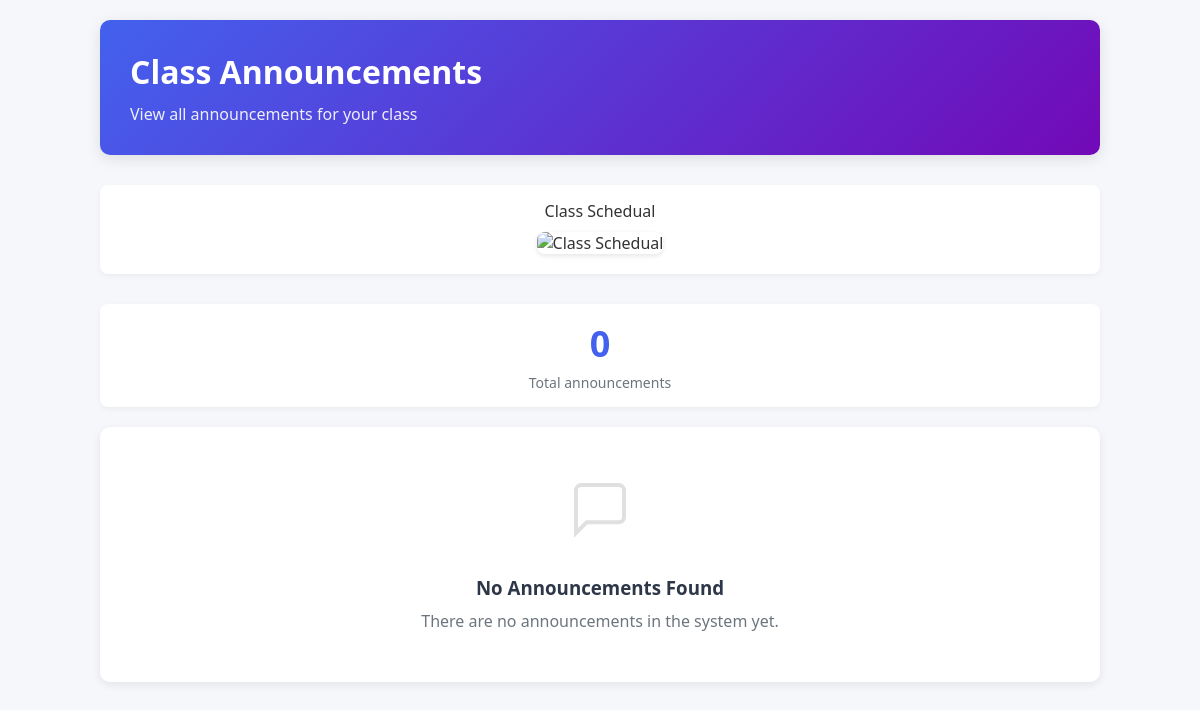
/classes/announcements/, run on an earlier commit of the app's database.
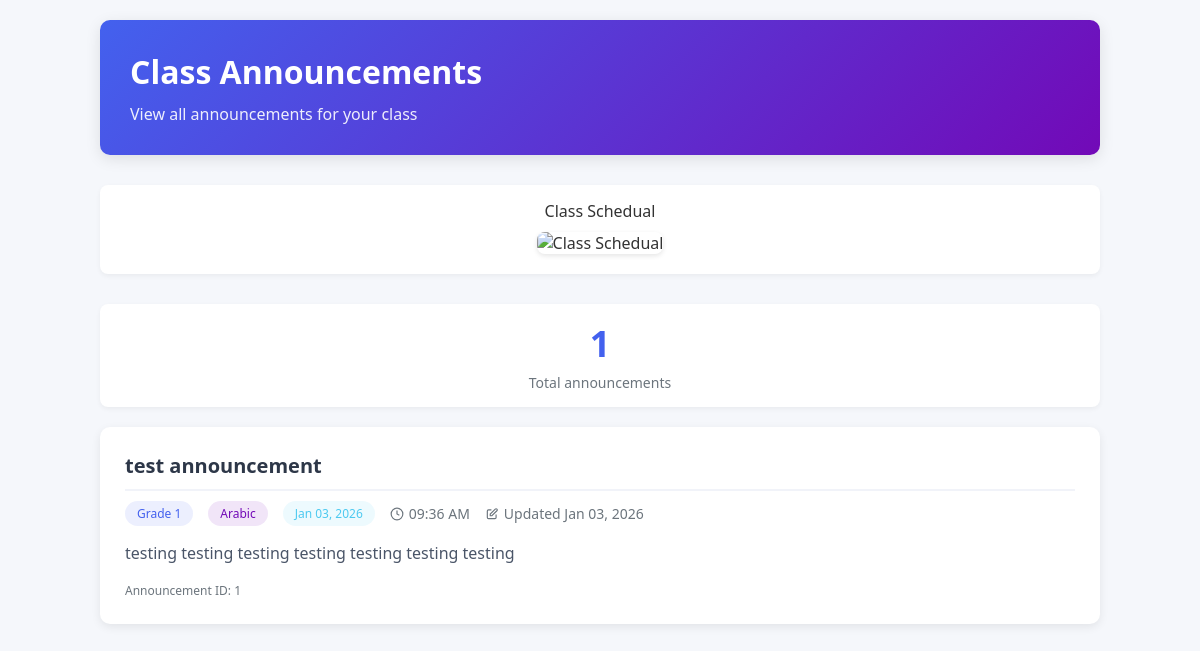
And on a later commit of the database.
### classes/models.py (models this page shows, shortened)
class ClassAnnouncement(models.Model):
    SUBJECTS_CHOICES = [
        ('math', 'Mathematics'),
        ('science', 'Science'),
        ('english', 'English'),
        ('history', 'History'),
        ('geography', 'Geography'),
        ('physics', 'Physics'),
        ('chemistry', 'Chemistry'),
        ('biology', 'Biology'),
        ('french', 'French'),
        ('arabic', 'Arabic'),
        ('art', 'Art'),
        ('music', 'Music'),
        ('pe', 'Physical Education'),
        ('computer', 'Computer Science'),
    ]
    class_related = models.ForeignKey(Class, on_delete=models.CASCADE, related_name='announcements')
    title = models.CharField(max_length=200)
    content = models.TextField()
    published_date = models.DateTimeField(auto_now_add=True)
    updated_at = models.DateTimeField(auto_now=True)
    subject = models.CharField(max_length=50, choices=SUBJECTS_CHOICES)
    class Meta:
        verbose_name = 'Class Announcement'
        verbose_name_plural = 'Class Announcements'

class Class(models.Model):
    name = models.CharField(max_length=100)
    description = models.TextField(blank=True, null=True)
    schedule_image = models.ImageField(upload_to='class_schedules/', blank=True, null=True)
    created_at = models.DateTimeField(auto_now_add=True)
    updated_at = models.DateTimeField(auto_now=True)
    class Meta:
        verbose_name = 'Class'
        verbose_name_plural = 'Classes'

### classes/views.py (the view)
# urls.py: path('announcements/', views.announcements_list, name='class_announcements_list'),
def announcements_list(request):
    user = request.user
    has_student_profile = hasattr(user, 'studentprofile_profile')
    if has_student_profile:
        student_profile = StudentProfile.objects.get(user=user)
        announcements = ClassAnnouncement.objects.select_related('class_related').filter(
            class_related=student_profile.class_level
        ).order_by('-published_date')
        return render(request, 'students/student_announcements_list.html', {
            'announcements': announcements,
            'has_student_profile': True,
            'student_profile': student_profile
        })
    else:
        announcements = ClassAnnouncement.objects.select_related('class_related').all().order_by('-published_date')
        return render(request, 'students/student_announcements_list.html', {
            'announcements': announcements,
            'has_student_profile': False
        })

### templates/students/student_announcements_list.html (shortened to what the changed rows need)
<!DOCTYPE html>
<html>
<head>
</head>
<body>
    <div class="container">
        <div class="header">
            <h1>Class Announcements</h1>
        </div>
        <div class="announcements-count">
            <div class="count-number">{{ announcements|length }}</div>
            <div class="count-label">
                {% if has_student_profile %}
                    Announcements for your class
                {% else %}
                    Total announcements
                {% endif %}
            </div>
        </div>
        <div class="announcements-list">
            {% if announcements %}
                {% for announcement in announcements %}
                <div class="announcement-card">
                    <h2 class="announcement-title">{{ announcement.title }}</h2>
                    <div class="announcement-meta">
                        <div class="meta-item">
                            <span class="badge badge-class">{{ announcement.class_related.name }}</span>
                        </div>
                        <div class="meta-item">
                            <span class="badge badge-subject">{{ announcement.get_subject_display }}</span>
                        </div>
                        <div class="meta-item">
                            <span class="badge badge-date">{{ announcement.published_date|date:"M d, Y" }}</span>
                        </div>
                        <div class="meta-item">
                            <svg style="width: 14px; height: 14px; vertical-align: middle;" viewBox="0 0 24 24" fill="none" stroke="currentColor" stroke-width="2">
                                <circle cx="12" cy="12" r="10"/>
                                <path d="M12 6v6l4 2"/>
                            </svg>
                            {{ announcement.published_date|date:"h:i A" }}
                        </div>
                        {% if announcement.updated_at != announcement.published_date %}
                        <div class="meta-item">
                            <svg style="width: 14px; height: 14px; vertical-align: middle;" viewBox="0 0 24 24" fill="none" stroke="currentColor" stroke-width="2">
                                <path d="M11 5H6a2 2 0 00-2 2v11a2 2 0 002 2h11a2 2 0 002-2v-5m-1.414-9.414a2 2 0 112.828 2.828L11.828 15H9v-2.828l8.586-8.586z"/>
                            </svg>
                            Updated {{ announcement.updated_at|date:"M d, Y" }}
                        </div>
                        {% endif %}
                    </div>
                    <div class="announcement-content">
                        {{ announcement.content|linebreaks }}
                    </div>
                    <div style="font-size: 12px; color: #6c757d; margin-top: 10px;">
                        Announcement ID: {{ announcement.id }}
                    </div>
                </div>
                {% endfor %}
            {% else %}
                <div class="empty-state">
                    <div class="empty-state-icon">
                        <svg style="width: 64px; height: 64px;" viewBox="0 0 24 24" fill="none" stroke="currentColor" stroke-width="1.5">
                            <path d="M21 15a2 2 0 0 1-2 2H7l-4 4V5a2 2 0 0 1 2-2h14a2 2 0 0 1 2 2z"/>
                        </svg>
                    </div>
                    <h3>No Announcements Found</h3>
                    <p>
                        {% if has_student_profile %}
                            There are no announcements for your class yet. Check back later or contact your teacher.
                        {% else %}
                            There are no announcements in the system yet.
                        {% endif %}
                    </p>
                </div>
            {% endif %}
        </div>
    </div>
</body>
</html>

What changed in the data, as far as the page shows it:
added ClassAnnouncement: title "test announcement", class_related.name "Grade 1", subject "Arabic", published_date "Jan 03, 2026", published_date "09:36 AM", updated_at "Jan 03, 2026", content "testing testing testing testing testing testing testing", id "1"
Also different on the page:
{{ announcements|length }}: "0" → "1"
text no longer shown: "No Announcements Found There are no announcements in the system yet."
